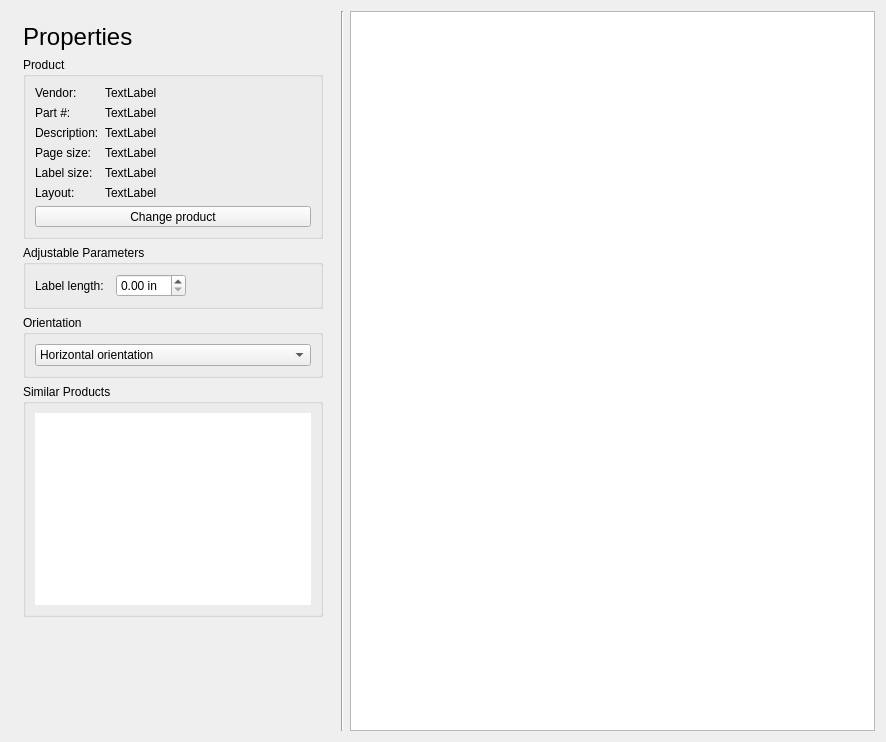
<?xml version="1.0" encoding="UTF-8"?>
<ui version="4.0">
 <class>PropertiesView</class>
 <widget class="QWidget" name="PropertiesView">
  <property name="geometry">
   <rect>
    <x>0</x>
    <y>0</y>
    <width>886</width>
    <height>742</height>
   </rect>
  </property>
  <property name="sizePolicy">
   <sizepolicy hsizetype="Expanding" vsizetype="Expanding">
    <horstretch>0</horstretch>
    <verstretch>0</verstretch>
   </sizepolicy>
  </property>
  <property name="maximumSize">
   <size>
    <width>16777215</width>
    <height>16777215</height>
   </size>
  </property>
  <property name="windowTitle">
   <string notr="true">Form</string>
  </property>
  <layout class="QGridLayout" name="gridLayout_5" columnstretch="0,0,0,0,1">
   <item row="0" column="4">
    <layout class="QHBoxLayout" name="horizontalLayout">
     <item>
      <widget class="glabels::SimplePreview" name="preview">
       <property name="sizePolicy">
        <sizepolicy hsizetype="Expanding" vsizetype="Preferred">
         <horstretch>0</horstretch>
         <verstretch>0</verstretch>
        </sizepolicy>
       </property>
      </widget>
     </item>
    </layout>
   </item>
   <item row="0" column="0">
    <layout class="QVBoxLayout" name="verticalLayout">
     <property name="leftMargin">
      <number>12</number>
     </property>
     <property name="topMargin">
      <number>12</number>
     </property>
     <property name="rightMargin">
      <number>12</number>
     </property>
     <property name="bottomMargin">
      <number>12</number>
     </property>
     <item>
      <widget class="QLabel" name="titleLabel">
       <property name="text">
        <string notr="true">&lt;span style=&quot; font-size:18pt;&quot;&gt;Properties&lt;/span&gt;</string>
       </property>
      </widget>
     </item>
     <item>
      <widget class="QGroupBox" name="productGroupBox">
       <property name="sizePolicy">
        <sizepolicy hsizetype="Minimum" vsizetype="Preferred">
         <horstretch>0</horstretch>
         <verstretch>0</verstretch>
        </sizepolicy>
       </property>
       <property name="minimumSize">
        <size>
         <width>300</width>
         <height>0</height>
        </size>
       </property>
       <property name="title">
        <string>Product</string>
       </property>
       <layout class="QGridLayout" name="gridLayout">
        <item row="0" column="0">
         <layout class="QFormLayout" name="formLayout">
          <item row="0" column="0">
           <widget class="QLabel" name="label">
            <property name="sizePolicy">
             <sizepolicy hsizetype="Minimum" vsizetype="Preferred">
              <horstretch>0</horstretch>
              <verstretch>0</verstretch>
             </sizepolicy>
            </property>
            <property name="text">
             <string>Vendor:</string>
            </property>
           </widget>
          </item>
          <item row="0" column="1">
           <widget class="QLabel" name="vendorLabel">
            <property name="sizePolicy">
             <sizepolicy hsizetype="Preferred" vsizetype="Preferred">
              <horstretch>0</horstretch>
              <verstretch>0</verstretch>
             </sizepolicy>
            </property>
            <property name="text">
             <string>TextLabel</string>
            </property>
           </widget>
          </item>
          <item row="1" column="0">
           <widget class="QLabel" name="label_3">
            <property name="sizePolicy">
             <sizepolicy hsizetype="Minimum" vsizetype="Preferred">
              <horstretch>0</horstretch>
              <verstretch>0</verstretch>
             </sizepolicy>
            </property>
            <property name="text">
             <string>Part #:</string>
            </property>
           </widget>
          </item>
          <item row="1" column="1">
           <widget class="QLabel" name="partLabel">
            <property name="sizePolicy">
             <sizepolicy hsizetype="Preferred" vsizetype="Preferred">
              <horstretch>0</horstretch>
              <verstretch>0</verstretch>
             </sizepolicy>
            </property>
            <property name="text">
             <string>TextLabel</string>
            </property>
           </widget>
          </item>
          <item row="2" column="0">
           <widget class="QLabel" name="label_5">
            <property name="sizePolicy">
             <sizepolicy hsizetype="Minimum" vsizetype="Preferred">
              <horstretch>0</horstretch>
              <verstretch>0</verstretch>
             </sizepolicy>
            </property>
            <property name="text">
             <string>Description:</string>
            </property>
           </widget>
          </item>
          <item row="2" column="1">
           <widget class="QLabel" name="descriptionLabel">
            <property name="sizePolicy">
             <sizepolicy hsizetype="Preferred" vsizetype="Preferred">
              <horstretch>0</horstretch>
              <verstretch>0</verstretch>
             </sizepolicy>
            </property>
            <property name="text">
             <string>TextLabel</string>
            </property>
           </widget>
          </item>
          <item row="3" column="0">
           <widget class="QLabel" name="label_7">
            <property name="sizePolicy">
             <sizepolicy hsizetype="Minimum" vsizetype="Preferred">
              <horstretch>0</horstretch>
              <verstretch>0</verstretch>
             </sizepolicy>
            </property>
            <property name="text">
             <string>Page size:</string>
            </property>
           </widget>
          </item>
          <item row="3" column="1">
           <widget class="QLabel" name="pageSizeLabel">
            <property name="sizePolicy">
             <sizepolicy hsizetype="Preferred" vsizetype="Preferred">
              <horstretch>0</horstretch>
              <verstretch>0</verstretch>
             </sizepolicy>
            </property>
            <property name="text">
             <string>TextLabel</string>
            </property>
           </widget>
          </item>
          <item row="4" column="0">
           <widget class="QLabel" name="label_9">
            <property name="sizePolicy">
             <sizepolicy hsizetype="Minimum" vsizetype="Preferred">
              <horstretch>0</horstretch>
              <verstretch>0</verstretch>
             </sizepolicy>
            </property>
            <property name="text">
             <string>Label size:</string>
            </property>
           </widget>
          </item>
          <item row="4" column="1">
           <widget class="QLabel" name="labelSizeLabel">
            <property name="sizePolicy">
             <sizepolicy hsizetype="Preferred" vsizetype="Preferred">
              <horstretch>0</horstretch>
              <verstretch>0</verstretch>
             </sizepolicy>
            </property>
            <property name="text">
             <string>TextLabel</string>
            </property>
           </widget>
          </item>
          <item row="5" column="0">
           <widget class="QLabel" name="label_11">
            <property name="sizePolicy">
             <sizepolicy hsizetype="Minimum" vsizetype="Preferred">
              <horstretch>0</horstretch>
              <verstretch>0</verstretch>
             </sizepolicy>
            </property>
            <property name="text">
             <string>Layout:</string>
            </property>
           </widget>
          </item>
          <item row="5" column="1">
           <widget class="QLabel" name="layoutLabel">
            <property name="sizePolicy">
             <sizepolicy hsizetype="Preferred" vsizetype="Preferred">
              <horstretch>0</horstretch>
              <verstretch>0</verstretch>
             </sizepolicy>
            </property>
            <property name="text">
             <string>TextLabel</string>
            </property>
           </widget>
          </item>
         </layout>
        </item>
        <item row="1" column="0">
         <widget class="QToolButton" name="changeProductButton">
          <property name="sizePolicy">
           <sizepolicy hsizetype="Expanding" vsizetype="Fixed">
            <horstretch>0</horstretch>
            <verstretch>0</verstretch>
           </sizepolicy>
          </property>
          <property name="toolTip">
           <string>Select another product for this gLabels project.</string>
          </property>
          <property name="text">
           <string>Change product</string>
          </property>
          <property name="icon">
           <iconset theme="glabels-select-product">
            <normaloff>.</normaloff>.</iconset>
          </property>
          <property name="iconSize">
           <size>
            <width>32</width>
            <height>32</height>
           </size>
          </property>
          <property name="toolButtonStyle">
           <enum>Qt::ToolButtonTextBesideIcon</enum>
          </property>
         </widget>
        </item>
       </layout>
      </widget>
     </item>
     <item>
      <widget class="QGroupBox" name="parametersGroupBox">
       <property name="title">
        <string>Adjustable Parameters</string>
       </property>
       <layout class="QGridLayout" name="gridLayout_2">
        <property name="horizontalSpacing">
         <number>12</number>
        </property>
        <item row="0" column="1">
         <widget class="QDoubleSpinBox" name="lengthSpin">
          <property name="accelerated">
           <bool>false</bool>
          </property>
          <property name="prefix">
           <string notr="true"/>
          </property>
          <property name="suffix">
           <string notr="true"> in</string>
          </property>
         </widget>
        </item>
        <item row="0" column="0">
         <widget class="QLabel" name="label_2">
          <property name="text">
           <string>Label length:</string>
          </property>
         </widget>
        </item>
        <item row="0" column="2">
         <spacer name="horizontalSpacer">
          <property name="orientation">
           <enum>Qt::Horizontal</enum>
          </property>
          <property name="sizeHint" stdset="0">
           <size>
            <width>10</width>
            <height>20</height>
           </size>
          </property>
         </spacer>
        </item>
       </layout>
      </widget>
     </item>
     <item>
      <widget class="QGroupBox" name="orientationGroupBox">
       <property name="sizePolicy">
        <sizepolicy hsizetype="Minimum" vsizetype="Preferred">
         <horstretch>0</horstretch>
         <verstretch>0</verstretch>
        </sizepolicy>
       </property>
       <property name="title">
        <string>Orientation</string>
       </property>
       <layout class="QGridLayout" name="gridLayout_3">
        <item row="0" column="0">
         <layout class="QVBoxLayout" name="verticalLayout_2">
          <item>
           <widget class="QComboBox" name="orientationCombo">
            <property name="sizePolicy">
             <sizepolicy hsizetype="Minimum" vsizetype="Fixed">
              <horstretch>0</horstretch>
              <verstretch>0</verstretch>
             </sizepolicy>
            </property>
            <property name="toolTip">
             <string>Select horizontal or vertical orientation.</string>
            </property>
            <property name="iconSize">
             <size>
              <width>32</width>
              <height>32</height>
             </size>
            </property>
            <item>
             <property name="text">
              <string>Horizontal orientation</string>
             </property>
             <property name="icon">
              <iconset theme="glabels-label-orientation-horiz">
               <normaloff>.</normaloff>.</iconset>
             </property>
            </item>
            <item>
             <property name="text">
              <string>Vertical orientation</string>
             </property>
             <property name="icon">
              <iconset theme="glabels-label-orientation-vert">
               <normaloff>.</normaloff>.</iconset>
             </property>
            </item>
           </widget>
          </item>
         </layout>
        </item>
       </layout>
      </widget>
     </item>
     <item>
      <widget class="QGroupBox" name="similarProductsGroupBox">
       <property name="sizePolicy">
        <sizepolicy hsizetype="Minimum" vsizetype="Expanding">
         <horstretch>0</horstretch>
         <verstretch>0</verstretch>
        </sizepolicy>
       </property>
       <property name="title">
        <string>Similar Products</string>
       </property>
       <layout class="QGridLayout" name="gridLayout_4">
        <item row="0" column="0">
         <widget class="QTextBrowser" name="similarBrowser">
          <property name="sizePolicy">
           <sizepolicy hsizetype="Minimum" vsizetype="Expanding">
            <horstretch>0</horstretch>
            <verstretch>0</verstretch>
           </sizepolicy>
          </property>
          <property name="autoFillBackground">
           <bool>false</bool>
          </property>
          <property name="frameShape">
           <enum>QFrame::NoFrame</enum>
          </property>
          <property name="horizontalScrollBarPolicy">
           <enum>Qt::ScrollBarAlwaysOff</enum>
          </property>
         </widget>
        </item>
       </layout>
      </widget>
     </item>
     <item>
      <widget class="QWidget" name="similarProductsNullBox" native="true">
       <property name="sizePolicy">
        <sizepolicy hsizetype="Minimum" vsizetype="Expanding">
         <horstretch>0</horstretch>
         <verstretch>0</verstretch>
        </sizepolicy>
       </property>
      </widget>
     </item>
    </layout>
   </item>
   <item row="0" column="1">
    <widget class="Line" name="line">
     <property name="orientation">
      <enum>Qt::Vertical</enum>
     </property>
    </widget>
   </item>
  </layout>
 </widget>
 <customwidgets>
  <customwidget>
   <class>glabels::SimplePreview</class>
   <extends>QGraphicsView</extends>
   <header>SimplePreview.hpp</header>
  </customwidget>
 </customwidgets>
 <tabstops>
  <tabstop>lengthSpin</tabstop>
  <tabstop>orientationCombo</tabstop>
  <tabstop>similarBrowser</tabstop>
  <tabstop>preview</tabstop>
 </tabstops>
 <resources>
  <include location="../icons.qrc"/>
 </resources>
 <connections>
  <connection>
   <sender>orientationCombo</sender>
   <signal>activated(int)</signal>
   <receiver>PropertiesView</receiver>
   <slot>onOrientationActivated()</slot>
   <hints>
    <hint type="sourcelabel">
     <x>307</x>
     <y>441</y>
    </hint>
    <hint type="destinationlabel">
     <x>802</x>
     <y>300</y>
    </hint>
   </hints>
  </connection>
  <connection>
   <sender>lengthSpin</sender>
   <signal>valueChanged(double)</signal>
   <receiver>PropertiesView</receiver>
   <slot>onLengthSpinChanged()</slot>
   <hints>
    <hint type="sourcelabel">
     <x>212</x>
     <y>348</y>
    </hint>
    <hint type="destinationlabel">
     <x>801</x>
     <y>376</y>
    </hint>
   </hints>
  </connection>
  <connection>
   <sender>changeProductButton</sender>
   <signal>clicked()</signal>
   <receiver>PropertiesView</receiver>
   <slot>onChangeProductButtonClicked()</slot>
   <hints>
    <hint type="sourcelabel">
     <x>57</x>
     <y>256</y>
    </hint>
    <hint type="destinationlabel">
     <x>3</x>
     <y>257</y>
    </hint>
   </hints>
  </connection>
 </connections>
 <slots>
  <slot>onChangeProductButtonClicked()</slot>
  <slot>onOrientationActivated()</slot>
  <slot>onLengthSpinChanged()</slot>
 </slots>
</ui>
